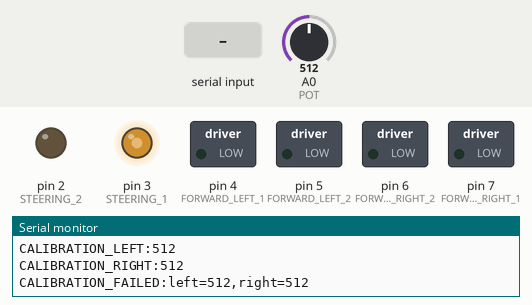
A sketch run on a simulated Arduino Uno, built with avr-gcc and run on an emulated ATmega328P. On the bench: switched loads named in the sketch (green lamp = pin HIGH), output pins drawn as LEDs (lit = HIGH), the last lines printed to the serial monitor. The inputs (shaded band) are chosen by the test bench; at power-on: A0 (POT) = 512.

Above: at 4.7 s.
4.8 s: A0 (POT) set to 306
At 5.9 s:
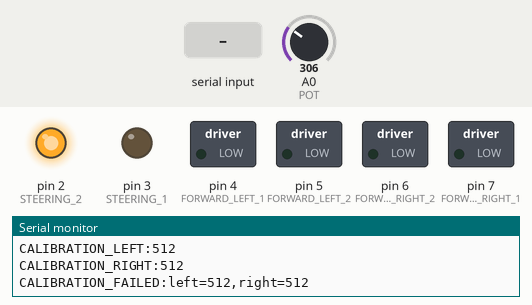
6.3 s: "calibrate\n" received over Serial
At 6.9 s:
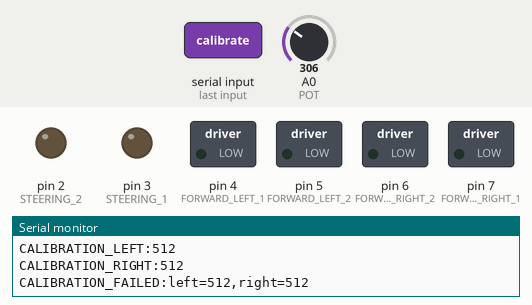
9.3 s: A0 (POT) set to 354
10.8 s: A0 (POT) set to 368
At 11.7 s:
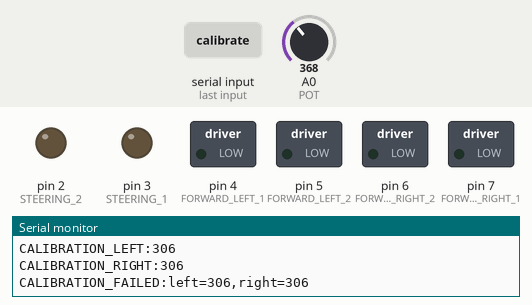
12.3 s: A0 (POT) set to 510
At 12.9 s:
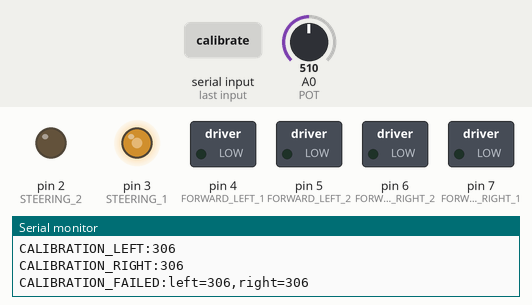
Timing chart, 0 to 14.8 s (numbered marks = the images above; inputs shaded):
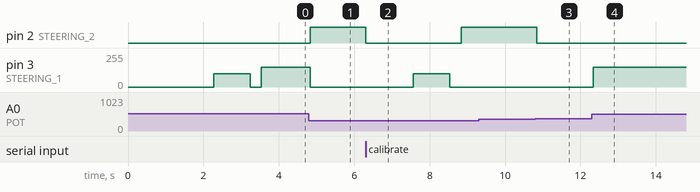

The sketch:

driving.ino
```cpp
#include <EEPROM.h>

// 최대 입력 문자 수
const unsigned int MAX_INPUT = 15;

// 핀 번호 변수
const int STEERING_1 = 3;
const int STEERING_2 = 2;
const int FORWARD_RIGHT_1 = 7;
const int FORWARD_RIGHT_2 = 6;
const int FORWARD_LEFT_1 = 4;
const int FORWARD_LEFT_2 =5;
const int POT = A0;

// 조향 속도 상수
const int STEERING_SPEED = 150;
const int STEERING_SPEED_MID = 130;
const int STEERING_SPEED_NEAR_TARGET = 100;
const int CALIBRATION_SPEED = 100;
const int POT_SAMPLE_COUNT = 8;
const unsigned long CALIBRATION_TIMEOUT = 6000;
const unsigned long CALIBRATION_MIN_RUN_TIME = 500;
const int CALIBRATION_STABLE_SAMPLES = 10;
const int CALIBRATION_STABLE_TOLERANCE = 1;
const int CALIBRATION_MIN_RANGE = 50;

// 가변저항 값 범위
int resistance_most_left = 430;
int resistance_most_right = 325;

const unsigned long CALIBRATION_MAGIC = 0x534B4B55;
struct CalibrationData {
    unsigned long magic;
    int most_left;
    int most_right;
};

// 조향 최대 단계 수 (한 쪽 기준)
const int MAX_STEERING_STEP = 10;

// 제어 상태 변수
int angle = 0, resistance = 0, mapped_resistance = 0;
int left_speed = 0, right_speed = 0;

// 명령 주기 제한 변수
unsigned long lastCommandTime = 0; // 마지막 명령 처리 시간
const unsigned int COMMAND_INTERVAL = 50; // 명령 처리 간 최소 대기 시간(ms)

// 함수 선언
void steerRight(int speed);
void steerLeft(int speed);
void maintainSteering();
void setLeftMotorSpeed(int speed);
void setRightMotorSpeed(int speed);
void processIncomingByte(const byte inByte);
void processData(const char *data);
int readPotentiometer();
bool loadCalibration();
bool autoCalibrate();
int findSteeringLimit(bool move_left);

void setup() {
    Serial.begin(115200);

    // 핀 모드 설정
    pinMode(POT, INPUT);
    pinMode(STEERING_1, OUTPUT);
    pinMode(STEERING_2, OUTPUT);
    pinMode(FORWARD_RIGHT_1, OUTPUT);
    pinMode(FORWARD_RIGHT_2, OUTPUT);
    pinMode(FORWARD_LEFT_1, OUTPUT);
    pinMode(FORWARD_LEFT_2, OUTPUT);

    setLeftMotorSpeed(0);
    setRightMotorSpeed(0);
    maintainSteering();

    if (!loadCalibration()) {
        delay(1000);
        autoCalibrate();
    }
}

void loop() {
    // 현재 시간 가져오기
    unsigned long currentTime = millis();

    // 직렬 데이터 처리
    while (Serial.available() > 0) {
        char incoming = Serial.read();
        processIncomingByte(incoming);
    }

    // 일정 시간 간격으로만 제어 명령 실행
    if (currentTime - lastCommandTime >= COMMAND_INTERVAL) {
        // 포텐셔미터 값을 읽어 조향 계산
        resistance = readPotentiometer();
        mapped_resistance = map(resistance, resistance_most_left, resistance_most_right, -MAX_STEERING_STEP, MAX_STEERING_STEP);
        int steering_error = mapped_resistance - angle;
        int steering_error_abs = abs(steering_error);
        int steering_speed = STEERING_SPEED;
        if (steering_error_abs == 1) {
            steering_speed = STEERING_SPEED_NEAR_TARGET;
        } else if (steering_error_abs == 2) {
            steering_speed = STEERING_SPEED_MID;
        }

        // 조향 상태에 따라 동작 제어
        if (mapped_resistance == angle) {
            maintainSteering();
        } else if (mapped_resistance > angle) {
            steerLeft(steering_speed);
        } else {
            steerRight(steering_speed);
        }

        // 모터 속도 설정
        setLeftMotorSpeed(left_speed);
        setRightMotorSpeed(right_speed);

        // 마지막 명령 시간 갱신
        lastCommandTime = currentTime;
    }
}

// 조향 제어 함수
void steerRight(int speed) {
    analogWrite(STEERING_1, speed);
    analogWrite(STEERING_2, LOW);
}

void steerLeft(int speed) {
    analogWrite(STEERING_1, LOW);
    analogWrite(STEERING_2, speed);
}

void maintainSteering() {
    analogWrite(STEERING_1, LOW);
    analogWrite(STEERING_2, LOW);
}

int readPotentiometer() {
    long sum = 0;
    for (int i = 0; i < POT_SAMPLE_COUNT; i++) {
        sum += analogRead(POT);
    }
    return sum / POT_SAMPLE_COUNT;
}

bool loadCalibration() {
    CalibrationData data;
    EEPROM.get(0, data);

    bool valid = data.magic == CALIBRATION_MAGIC
        && data.most_left >= 0
        && data.most_left <= 1023
        && data.most_right >= 0
        && data.most_right <= 1023
        && data.most_left > data.most_right
        && data.most_left - data.most_right >= CALIBRATION_MIN_RANGE;

    if (!valid) {
        return false;
    }

    resistance_most_left = data.most_left;
    resistance_most_right = data.most_right;
    return true;
}

int findSteeringLimit(bool move_left) {
    unsigned long start_time = millis();
    int previous = readPotentiometer();
    int stable_count = 0;

    while (millis() - start_time < CALIBRATION_TIMEOUT) {
        if (move_left) {
            steerLeft(CALIBRATION_SPEED);
        } else {
            steerRight(CALIBRATION_SPEED);
        }

        delay(50);
        int current = readPotentiometer();

        if (millis() - start_time >= CALIBRATION_MIN_RUN_TIME
            && abs(current - previous) <= CALIBRATION_STABLE_TOLERANCE) {
            stable_count++;
            if (stable_count >= CALIBRATION_STABLE_SAMPLES) {
                maintainSteering();
                return current;
            }
        } else {
            stable_count = 0;
        }

        previous = current;
    }

    maintainSteering();
    return readPotentiometer();
}

bool autoCalibrate() {
    left_speed = 0;
    right_speed = 0;
    setLeftMotorSpeed(0);
    setRightMotorSpeed(0);

    int measured_left = findSteeringLimit(true);
    Serial.print("CALIBRATION_LEFT:");
    Serial.println(measured_left);
    delay(300);

    int measured_right = findSteeringLimit(false);
    Serial.print("CALIBRATION_RIGHT:");
    Serial.println(measured_right);
    delay(300);

    if (measured_left <= measured_right
        || measured_left - measured_right < CALIBRATION_MIN_RANGE) {
        maintainSteering();
        Serial.print("CALIBRATION_FAILED:left=");
        Serial.print(measured_left);
        Serial.print(",right=");
        Serial.println(measured_right);
        return false;
    }

    resistance_most_left = measured_left;
    resistance_most_right = measured_right;

    CalibrationData data = {
        CALIBRATION_MAGIC,
        resistance_most_left,
        resistance_most_right
    };
    EEPROM.put(0, data);

    Serial.print("CALIBRATION_SUCCESS:left=");
    Serial.print(resistance_most_left);
    Serial.print(",right=");
    Serial.print(resistance_most_right);
    Serial.print(",range=");
    Serial.println(resistance_most_left - resistance_most_right);

    angle = 0;
    return true;
}

// 모터 속도 설정 함수
void setLeftMotorSpeed(int speed) {
    if (speed > 0) {
        analogWrite(FORWARD_LEFT_1, speed);
        analogWrite(FORWARD_LEFT_2, LOW);
    } else {
        analogWrite(FORWARD_LEFT_1, LOW);
        analogWrite(FORWARD_LEFT_2, (-1) * speed);
    }
}

void setRightMotorSpeed(int speed) {
    if (speed > 0) {
        analogWrite(FORWARD_RIGHT_1, speed);
        analogWrite(FORWARD_RIGHT_2, LOW);
    } else {
        analogWrite(FORWARD_RIGHT_1, LOW);
        analogWrite(FORWARD_RIGHT_2, (-1) * speed);
    }
}

// 직렬 데이터 처리
void processIncomingByte(const byte inByte) {
    static char input_line[MAX_INPUT];
    static unsigned int input_pos = 0;

    switch (inByte) {
        case '\n':
            input_line[input_pos] = 0; // 종료 문자 추가
            processData(input_line);  // 데이터 처리
            input_pos = 0; // 버퍼 초기화
            break;

        case '\r':
            break; // 캐리지 리턴 무시

        default:
            if (input_pos < (MAX_INPUT - 1)) {
                input_line[input_pos++] = inByte;
            }
            break;
    }
}

// 데이터 패킷 처리
void processData(const char *data) {
    if (strcmp(data, "calibrate") == 0) {
        autoCalibrate();
        return;
    }

    int sIndex = -1, lIndex = -1, rIndex = -1;

    // 명령 파싱
    for (int i = 0; data[i] != '\0'; i++) {
        if (data[i] == 's') sIndex = i;
        else if (data[i] == 'l') lIndex = i;
        else if (data[i] == 'r') rIndex = i;
    }

    if (sIndex != -1 && lIndex != -1 && rIndex != -1) {
        int newAngle = atoi(data + sIndex + 1);
        int newLeftSpeed = atoi(data + lIndex + 1);
        int newRightSpeed = atoi(data + rIndex + 1);

        // 명령 값 업데이트 (중복 명령 무시)
        if (newAngle != angle || newLeftSpeed != left_speed || newRightSpeed != right_speed) {
            angle = newAngle;
            left_speed = newLeftSpeed;
            right_speed = newRightSpeed;

            // 조향 값 제한
            if (angle > MAX_STEERING_STEP) angle = MAX_STEERING_STEP;
            else if (angle < -MAX_STEERING_STEP) angle = -MAX_STEERING_STEP;
        }
    }
}
```

Measured:
- after the input at 4.8 s, pin 2 (STEERING_2): LOW → HIGH at once; pin 3 (STEERING_1): 150/255 → 0/255 at once
- after the input at 6.3 s, pin 2 (STEERING_2): HIGH → LOW at once, → HIGH 2.5 s later; pin 3 (STEERING_1): 0/255 → 100/255 after 1.3 s, → 0/255 0.97 s later
- after the input at 9.3 s, every drawn part: stays the same
- after the input at 10.8 s, pin 2 (STEERING_2): HIGH → LOW at once
- after the input at 12.3 s, pin 3 (STEERING_1): 0/255 → 150/255 at once
